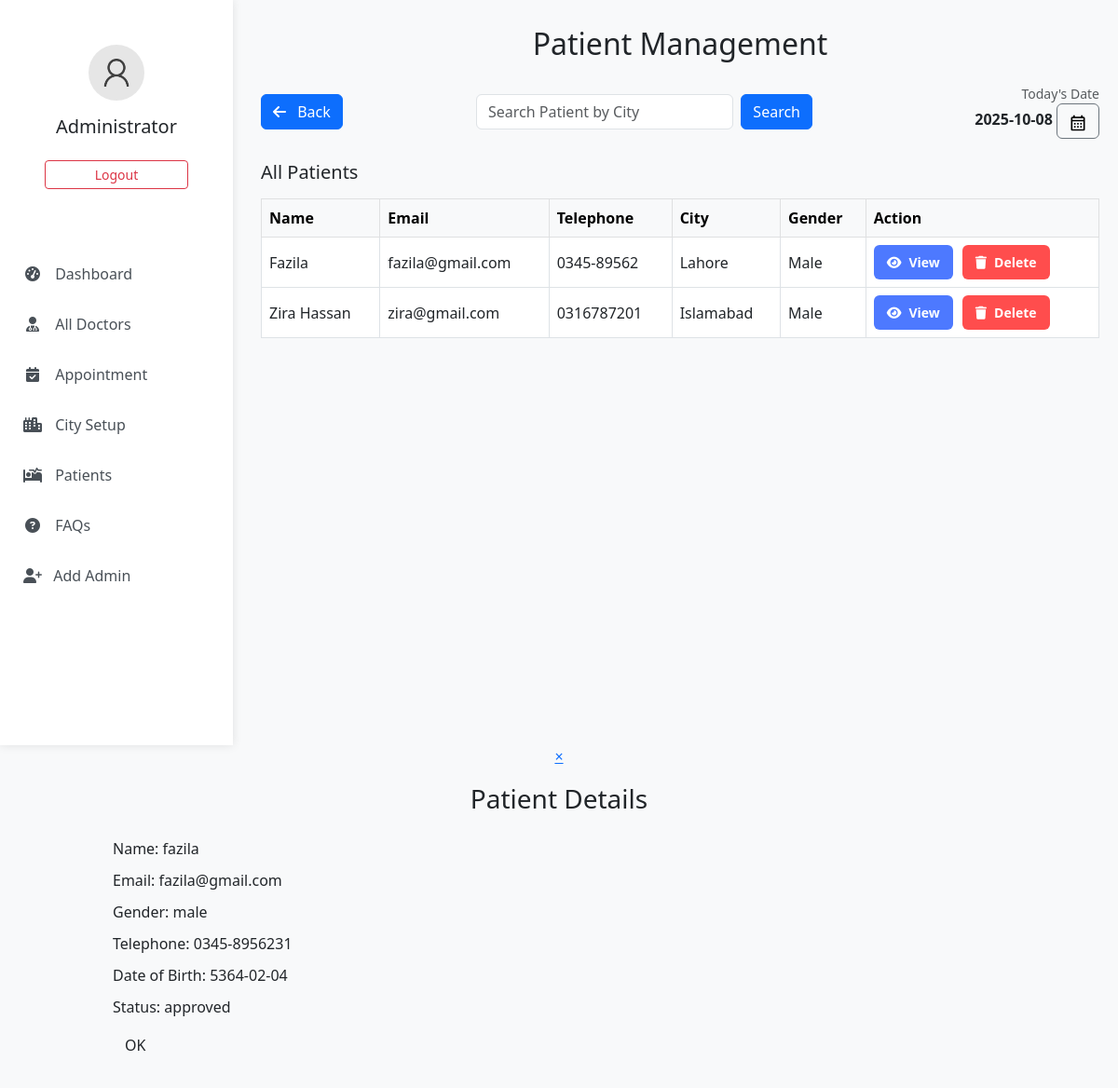
/admin/patient.php?action=view&id=43 (signed in), run on the app's committed database.
### tables this page shows
CREATE TABLE `appointment` (
  `id` int(11) NOT NULL,
  `specialistid` int(11) NOT NULL,
  `docid` int(11) NOT NULL,
  `pt_name` varchar(255) NOT NULL,
  `dob` date NOT NULL,
  `pt_gender` varchar(225) NOT NULL,
  `pt_email` varchar(255) NOT NULL,
  `phone` varchar(255) NOT NULL,
  `pt_address` varchar(255) NOT NULL,
  `country` varchar(225) NOT NULL,
  `appdate` date NOT NULL,
  `apptime` time NOT NULL,
  `message` text NOT NULL,
  `status` varchar(255) NOT NULL DEFAULT 'pending'
);

CREATE TABLE `city` (
  `ct_id` int(11) NOT NULL,
  `city_name` varchar(225) NOT NULL
);

### admin/patient.php (the view, shortened to what this page needs)
<?php
    include("../connection.php");
$sqlmain = "SELECT specialistid,docid,pt_name,pt_gender,pt_email,a.phone AS appoint_phone,
                   pt_address,country,appdate,apptime,message,status,city_name, a.id AS appoint_id,d.id AS doctor_id
                   FROM appointment a JOIN doctor d ON a.docid = d.id join city c ON d.city = c.ct_id";
$search_condition = "";
$sqlmain .= $search_condition;
?>
<!DOCTYPE html>
<html lang="en">
<head>
    <link href="https://cdn.jsdelivr.net/npm/bootstrap@5.3.0/dist/css/bootstrap.min.css" rel="stylesheet">
    <link rel="stylesheet" href="https://cdnjs.cloudflare.com/ajax/libs/font-awesome/6.4.0/css/all.min.css">
</head>
<body>
<?php include 'sidebar.php'; ?>
<div class="dash-body">
      <div>
        <h2 class="text-center p-2 mb-3 dct">Patient Management</h2>
      </div>
    <div class="row align-items-center mb-3">
        <div class="col-md-3 col-6 mb-2">
            <button onclick="window.history.back()" class="btn btn-primary">
                <i class="fa fa-arrow-left me-2"></i> Back
            </button>
        </div>
        <div class="col-md-5 col-12 mb-2">
            <form action="" method="post" class="d-flex">
                <input type="search" name="search" class="form-control me-2"
                    value="<?php echo isset($_POST['search']) ? htmlspecialchars($_POST['search']) : ''; ?>"
                    placeholder="Search Patient by City" list="patient">
                <button type="submit" class="btn btn-primary">Search</button>
            </form>
        </div>
        <div class="col-md-4 col-6 text-md-end text-end mb-2 dt">
            <p class="mb-0 text-muted" style="font-size:14px;">Today's Date</p>
            <p class="fw-bold mb-0 ">
                <?php date_default_timezone_set('Asia/Kolkata'); echo date('Y-m-d'); ?> <button class="btn btn-outline-secondary ">
                <img src="../img/calendar.svg" alt="Calendar" width="20" class="">
            </button>
            </p>
        </div>
    </div>
    <h5 class="mb-3">All Patients</h5>
    <div class="table-responsive">
        <table class="table table-bordered table-hover align-middle sub-table">
            <thead class="table-light">
                <tr>
                    <th>Name</th>
                    <th>Email</th>
                    <th>Telephone</th>
                    <th>City</th>
                    <th>Gender</th>
                    <th>Action</th>
                </tr>
            </thead>
            <tbody>
            <?php
            $resultmain = mysqli_query($con, $sqlmain);
            if(mysqli_num_rows($resultmain) > 0){
                while($row = mysqli_fetch_assoc($resultmain)){
                    echo '<tr>
                        <td>'.ucfirst($row['pt_name']).'</td>
                        <td>'.$row['pt_email'].'</td>
                        <td>'.substr($row['appoint_phone'],0,10).'</td>
                        <td>'.ucfirst($row['city_name']).'</td>
                        <td>'.ucfirst($row['pt_gender']).'</td>
                        <td>
                            <div class="button-container">
                                <a href="?action=view&id='.$row['appoint_id'].'" class="button view-btn">
                                    <i class="fa fa-eye"></i> View
                                </a>
                                <a href="delete-appointment.php?delid='.$row['appoint_id'].'" class="button delete-btn">
                                    <i class="fa fa-trash"></i> Delete
                                </a>
                            </div>
                        </td>
                    </tr>';
                }
            }
            ?>
            </tbody>
        </table>
    </div>
</div>
    <?php
    if($_GET){
        $id= $_GET["id"];
            $sqlmains = "select * from appointment where id= '$id'";
            $resultmains = mysqli_query($con, $sqlmains);
            $row = mysqli_fetch_assoc($resultmains);
            $name=$row["pt_name"];
            $email=$row["pt_email"];
            $gender =$row["pt_gender"];
            $dob=$row["dob"];
            $tele=$row["phone"];
            $status = $row["status"];
            echo '
            <div id="popup1" class="overlay">
                    <div class="popup">
                    <center>
                        <a class="close" href="patient.php">&times;</a>
                        <div style="display: flex;justify-content: center;">
                        <table width="80%" class="sub-table scrolldown add-doc-form-container" border="0">
                            <tr>
                                <td class="label-td" ">
                                    <h3 class="p-3 text-center">Patient Details</h3>
                                    <label for="name" class="form-label">Name: '.$name.'</label>
                                </td>
                            </tr>
                            <tr>
                                <td class="label-td" >
                                    <label for="Email" class="form-label">Email: '.$email.'</label>
                                </td>
                            </tr>
                            <tr>
                                <td class="label-td">
                                    <label for="nic" class="form-label">Gender: '.$gender.' </label>
                                </td>
                            </tr>
                            <tr>
                                <td class="label-td" colspan="2">
                                    <label for="Tele" class="form-label">Telephone: '.$tele.'</label>
                                </td>
                            </tr>
                            <tr>
                                <td class="label-td" colspan="2">
                                    <label for="name" class="form-label">Date of Birth: '.$dob.'</label>
                                </td>
                            </tr>
                            <tr>
                                <td class="label-td" colspan="2">
                                    <label for="name" class="form-label">Status: '.$status.'</label>
                                </td>
                            </tr>
                            <tr>
                                <td colspan="2">
                                    <a href="patient.php"><input type="button" value="OK" class="login-btn btn-primary-soft btn" ></a>
                                </td>
                            </tr>
                        </table>
                        </div>
                    </center>
                    <br><br>
            </div>
            </div>
            ';
    };
?>
</body>
</html>

### admin/patient.php (style rules this page uses)
.popup { animation: transitionIn-Y-bottom 0.5s; }
.sub-table { animation: transitionIn-Y-bottom 0.5s; }
.sub-table tbody tr { transition: all 0.3s ease; }
.sub-table tbody tr:nth-child(even) { background-color: #f8f9fa; }
.button-container { display: flex; flex-wrap: wrap; gap: 10px; }
.button { display: flex; align-items: center; gap: 8px; padding: 8px 14px; border-radius: 6px; font-weight: 600; font-size: 14px; text-decoration: none; }
.delete-btn { background-color: #ff4d4d; color: white; }
.view-btn { background-color: #4d79ff; color: white; }
.dash-body { margin-left: 260px; height: 100vh; padding: 20px; }

### admin/sidebar.php (style rules this page uses)
:root { --primary-blue: #0d6efd; --blue-hover: #0b5ed7; --light-blue: #e7f1ff; --primary-red: #dc3545; --red-hover: #bb2d3b; --sidebar-width: 250px; }
body { font-family: 'Segoe UI', Tahoma, Geneva, Verdana, sans-serif; background-color: #f8f9fa; padding-bottom: 70px; }

### data on the page
appointment: pt_name "Fazila", pt_email "fazila@gmail.com", phone "0345-89562", city.city_name "Lahore", pt_gender "Male", pt_name "fazila", pt_gender "male", phone "0345-8956231", dob "5364-02-04", status "approved"
appointment: pt_name "Zira Hassan", pt_email "zira@gmail.com", phone "0316787201", city.city_name "Islamabad", pt_gender "Male"
